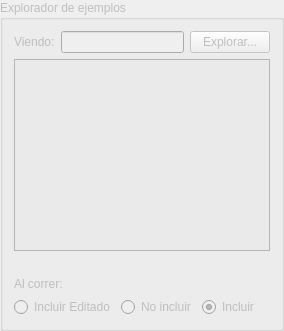
                            <widget class="QGroupBox" name="fExplorerGroup">
                                <property name="enabled">
                                    <bool>false</bool>
                                </property>
                                <property name="sizePolicy">
                                    <sizepolicy hsizetype="Preferred" vsizetype="Preferred">
                                        <horstretch>0</horstretch>
                                        <verstretch>0</verstretch>
                                    </sizepolicy>
                                </property>
                                <property name="title">
                                    <string>Explorador de ejemplos</string>
                                </property>
                                <layout class="QGridLayout" name="gridLayout_7">
                                    <item row="2" column="0">
                                        <widget class="QPlainTextEdit" name="fExplorerTEdit">
                                            <property name="styleSheet">
                                                <string notr="true">background:rgb(234,234,234)</string>
                                            </property>
                                            <property name="readOnly">
                                                <bool>true</bool>
                                            </property>
                                        </widget>
                                    </item>
                                    <item row="1" column="0">
                                        <layout class="QHBoxLayout" name="fExplorerBrowseLayout">
                                            <item>
                                                <widget class="QLabel" name="label">
                                                    <property name="text">
                                                        <string>Viendo:</string>
                                                    </property>
                                                </widget>
                                            </item>
                                            <item>
                                                <widget class="QLineEdit" name="fileLineEdit">
                                                    <property name="enabled">
                                                        <bool>false</bool>
                                                    </property>
                                                    <property name="readOnly">
                                                        <bool>true</bool>
                                                    </property>
                                                </widget>
                                            </item>
                                            <item>
                                                <widget class="QPushButton" name="filePushButton">
                                                    <property name="text">
                                                        <string>Explorar...</string>
                                                    </property>
                                                </widget>
                                            </item>
                                        </layout>
                                    </item>
                                    <item row="6" column="0">
                                        <layout class="QHBoxLayout" name="fExplorerRadioBtns">
                                            <item>
                                                <widget class="QRadioButton" name="fExplorerIncludeEd">
                                                    <property name="sizePolicy">
                                                        <sizepolicy hsizetype="Minimum" vsizetype="Fixed">
                                                            <horstretch>2</horstretch>
                                                            <verstretch>0</verstretch>
                                                        </sizepolicy>
                                                    </property>
                                                    <property name="text">
                                                        <string>Incluir Editado</string>
                                                    </property>
                                                </widget>
                                            </item>
                                            <item>
                                                <widget class="QRadioButton" name="fExplorerNotInclude">
                                                    <property name="sizePolicy">
                                                        <sizepolicy hsizetype="Minimum" vsizetype="Fixed">
                                                            <horstretch>2</horstretch>
                                                            <verstretch>0</verstretch>
                                                        </sizepolicy>
                                                    </property>
                                                    <property name="text">
                                                        <string>No incluir</string>
                                                    </property>
                                                </widget>
                                            </item>
                                            <item>
                                                <widget class="QRadioButton" name="fExplorerInclude">
                                                    <property name="sizePolicy">
                                                        <sizepolicy hsizetype="Minimum" vsizetype="Fixed">
                                                            <horstretch>2</horstretch>
                                                            <verstretch>0</verstretch>
                                                        </sizepolicy>
                                                    </property>
                                                    <property name="text">
                                                        <string>Incluir</string>
                                                    </property>
                                                    <property name="checked">
                                                        <bool>true</bool>
                                                    </property>
                                                </widget>
                                            </item>
                                        </layout>
                                    </item>
                                    <item row="4" column="0">
                                        <widget class="QLabel" name="fExplorerCheckLabel">
                                            <property name="text">
                                                <string>Al correr:</string>
                                            </property>
                                        </widget>
                                    </item>
                                    <item row="3" column="0">
                                        <widget class="QLabel" name="fExplorerCheckLabel_2">
                                            <property name="text">
                                                <string/>
                                            </property>
                                            <property name="wordWrap">
                                                <bool>true</bool>
                                            </property>
                                        </widget>
                                    </item>
                                </layout>
                            </widget>
